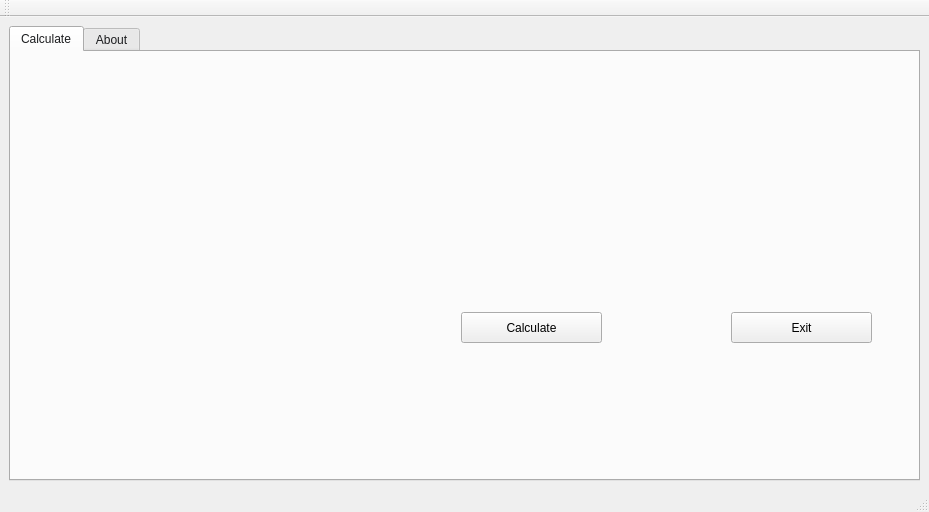
<?xml version="1.0" encoding="UTF-8"?>
<ui version="4.0">
 <class>MainWindow</class>
 <widget class="QMainWindow" name="MainWindow">
  <property name="geometry">
   <rect>
    <x>0</x>
    <y>0</y>
    <width>929</width>
    <height>512</height>
   </rect>
  </property>
  <property name="windowTitle">
   <string>MainWindow</string>
  </property>
  <widget class="QWidget" name="centralwidget">
   <layout class="QVBoxLayout" name="verticalLayout_2">
    <item>
     <layout class="QVBoxLayout" name="verticalLayout">
      <item>
       <widget class="QTabWidget" name="tabWidget">
        <property name="palette">
         <palette>
          <active>
           <colorrole role="WindowText">
            <brush brushstyle="SolidPattern">
             <color alpha="255">
              <red>27</red>
              <green>28</green>
              <blue>30</blue>
             </color>
            </brush>
           </colorrole>
          </active>
          <inactive>
           <colorrole role="WindowText">
            <brush brushstyle="SolidPattern">
             <color alpha="255">
              <red>27</red>
              <green>28</green>
              <blue>30</blue>
             </color>
            </brush>
           </colorrole>
          </inactive>
          <disabled>
           <colorrole role="WindowText">
            <brush brushstyle="SolidPattern">
             <color alpha="255">
              <red>133</red>
              <green>139</green>
              <blue>150</blue>
             </color>
            </brush>
           </colorrole>
          </disabled>
         </palette>
        </property>
        <property name="currentIndex">
         <number>0</number>
        </property>
        <widget class="QWidget" name="calcTab">
         <attribute name="title">
          <string>Calculate</string>
         </attribute>
         <widget class="QPushButton" name="calcBtn">
          <property name="geometry">
           <rect>
            <x>450</x>
            <y>260</y>
            <width>141</width>
            <height>31</height>
           </rect>
          </property>
          <property name="text">
           <string>Calculate</string>
          </property>
         </widget>
         <widget class="QPushButton" name="exitBtn">
          <property name="geometry">
           <rect>
            <x>720</x>
            <y>260</y>
            <width>141</width>
            <height>31</height>
           </rect>
          </property>
          <property name="text">
           <string>Exit</string>
          </property>
         </widget>
        </widget>
        <widget class="QWidget" name="aboutTab">
         <attribute name="title">
          <string>About</string>
         </attribute>
         <widget class="QWidget" name="horizontalLayoutWidget">
          <property name="geometry">
           <rect>
            <x>-1</x>
            <y>-1</y>
            <width>911</width>
            <height>401</height>
           </rect>
          </property>
          <layout class="QHBoxLayout" name="horizontalLayout">
           <item>
            <widget class="QPlainTextEdit" name="plainTextEdit">
             <property name="readOnly">
              <bool>true</bool>
             </property>
             <property name="plainText">
              <string>This is a product created and developed by Justice Jacobs from FarBeyondAverage.

If you would like more information and/or would like to contact the developer, the following links will be useful:

Developer Github
http://www.github.com/golden-boy

Developer Website 
http://www.FarBeyondAverage.com

Online GPA Calculator
&lt;Place Github Pages URL to online gpa calculator&gt;
</string>
             </property>
            </widget>
           </item>
          </layout>
         </widget>
        </widget>
       </widget>
      </item>
     </layout>
    </item>
   </layout>
  </widget>
  <widget class="QMenuBar" name="menubar">
   <property name="geometry">
    <rect>
     <x>0</x>
     <y>0</y>
     <width>929</width>
     <height>24</height>
    </rect>
   </property>
  </widget>
  <widget class="QStatusBar" name="statusbar"/>
  <widget class="QToolBar" name="toolBar">
   <property name="windowTitle">
    <string>toolBar</string>
   </property>
   <attribute name="toolBarArea">
    <enum>TopToolBarArea</enum>
   </attribute>
   <attribute name="toolBarBreak">
    <bool>false</bool>
   </attribute>
  </widget>
 </widget>
 <resources/>
 <connections/>
</ui>
